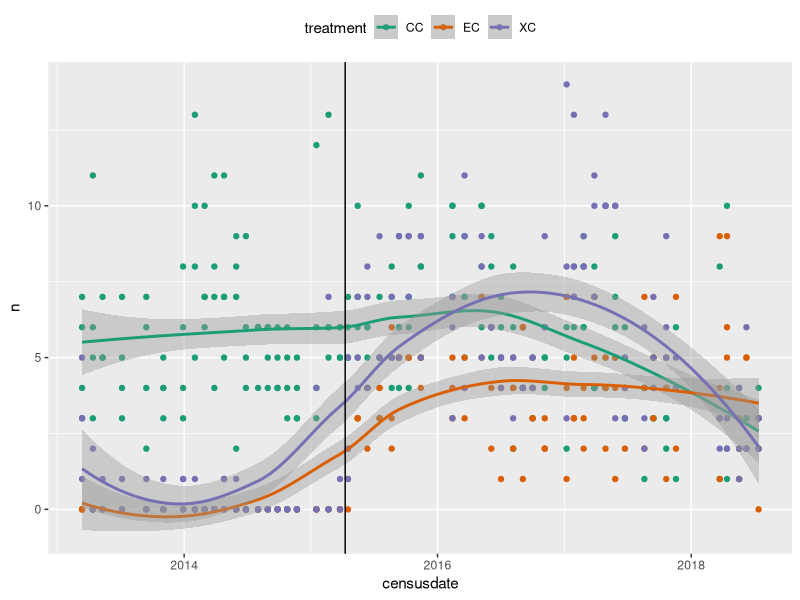
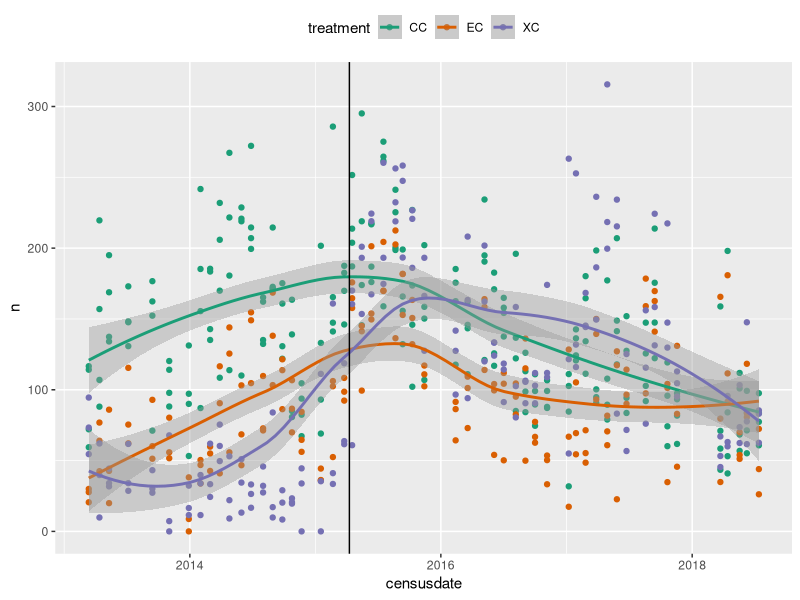
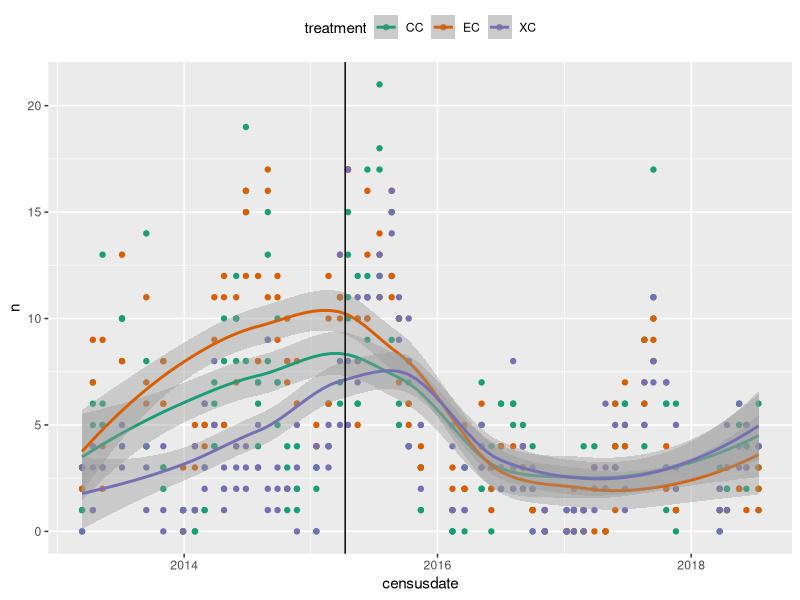

Write R code to recreate these figures, in order.
# code for visualizing data
library(ggplot2)




# Dipodomys numbers
dipoN = read.csv('Data/Dipo_counts.csv')

dipoN$censusdate = as.Date(dipoN$censusdate)

ggplot(dipoN, aes(x = censusdate, y =n, colour = treatment)) +
  geom_point() +
  geom_smooth(method = 'loess', se = TRUE) +
  scale_colour_brewer(type = 'qual', palette = 'Dark2') +
  theme(legend.position = 'top') +
  geom_vline(xintercept=as.Date('2015-04-10'))

dipo_before = dplyr::filter(dipoN,censusdate < as.Date('2015-04-01'))
dipo_after = dplyr::filter(dipoN,censusdate > as.Date('2015-04-01'))
aggregate(dipo_before$n,by=list(treatment=dipo_before$treatment),FUN=mean)
aggregate(dipo_after$n,by=list(treatment=dipo_after$treatment),FUN=mean)

# # Species richness
# sprich = read.csv('Data/SpeciesRichness.csv')
# sprich$censusdate = as.Date(sprich$censusdate)
# 
# ggplot(sprich, aes(x = censusdate, y =n, colour = treatment)) +
#   geom_point() +
#   geom_smooth(method = 'loess', se = TRUE) +
#   scale_colour_brewer(type = 'qual', palette = 'Dark2') +
#   theme(legend.position = 'top') +
#   geom_vline(xintercept=as.Date('2015-04-10'))
# 
# sprich_before = dplyr::filter(sprich,censusdate < as.Date('2015-04-01'))
# sprich_after = dplyr::filter(sprich,censusdate > as.Date('2015-04-01'))
# aggregate(sprich_before$n,by=list(treatment=sprich_before$treatment),FUN=mean)
# aggregate(sprich_after$n,by=list(treatment=sprich_after$treatment),FUN=mean)


# Total rodent energy
energy = read.csv('Data/TotalCommunityEnergy.csv')
energy$censusdate = as.Date(energy$censusdate)

ggplot(energy, aes(x = censusdate, y =n, colour = treatment)) +
  geom_point() +
  geom_smooth(method = 'loess', se = TRUE) +
  scale_colour_brewer(type = 'qual', palette = 'Dark2') +
  theme(legend.position = 'top') +
  geom_vline(xintercept=as.Date('2015-04-10'))

energy_before = dplyr::filter(energy,censusdate < as.Date('2015-04-01'))
energy_after = dplyr::filter(energy,censusdate > as.Date('2015-04-01'))
aggregate(energy_before$n,by=list(treatment=energy_before$treatment),FUN=mean)
aggregate(energy_after$n,by=list(treatment=energy_after$treatment),FUN=mean)


# Small granivores
smgran = read.csv('Data/SmallGranivores.csv')
smgran$censusdate = as.Date(smgran$censusdate)
ggplot(smgran, aes(x = censusdate, y =n, colour = treatment)) +
  geom_point() +
  geom_smooth(method = 'loess', se = TRUE) +
  scale_colour_brewer(type = 'qual', palette = 'Dark2') +
  theme(legend.position = 'top') +
  geom_vline(xintercept=as.Date('2015-04-10'))

smgran_before = dplyr::filter(smgran,censusdate < as.Date('2015-04-01'))
smgran_after = dplyr::filter(smgran,censusdate > as.Date('2015-04-01'))
aggregate(smgran_before$n,by=list(treatment=smgran_before$treatment),FUN=mean)
aggregate(smgran_after$n,by=list(treatment=smgran_after$treatment),FUN=mean)
